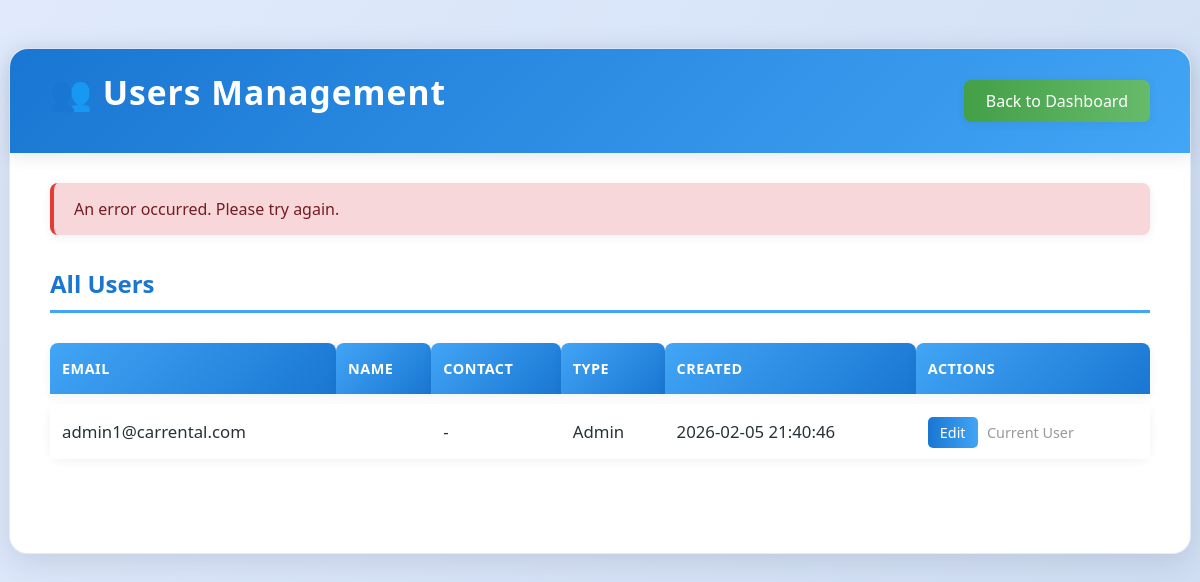
Screenshot of /users_list.php?error=4 (signed in) with the database file from the repository.
### tables this page shows
CREATE TABLE IF NOT EXISTS users (
    id INT AUTO_INCREMENT PRIMARY KEY,
    email VARCHAR(100) NOT NULL UNIQUE,
    password VARCHAR(100) NOT NULL,
    name VARCHAR(50) DEFAULT NULL,
    surname VARCHAR(50) DEFAULT NULL,
    contact VARCHAR(20) DEFAULT NULL,
    address TEXT DEFAULT NULL,
    usertype ENUM('client', 'admin') DEFAULT 'client',
    created_at DATETIME DEFAULT CURRENT_TIMESTAMP
);

### users_list.php (the view, shortened to what this page needs)
<?php
include 'php/db.php';
$users_query = "SELECT * FROM users ORDER BY created_at DESC";
$users_result = $conn->query($users_query);
?>
<!DOCTYPE html>
<html lang="en">
<head>
    <link rel="stylesheet" href="css/style.css">
</head>
<body>
    <div class="dashboard-container">
        <div class="dashboard-header">
            <h2>👥 Users Management</h2>
            <div class="dashboard-header-nav">
                <a href="admin_dashboard.php" class="account-btn">Back to Dashboard</a>
            </div>
        </div>
        <?php
        if (isset($_GET['error'])) {
            $errorMsg = 'An error occurred. Please try again.';
            echo '<div class="message message-error">' . $errorMsg . '</div>';
        }
        ?>
        <h3>All Users</h3>
        <table class="car-table">
            <thead>
                <tr>
                    <th>Email</th>
                    <th>Name</th>
                    <th>Contact</th>
                    <th>Type</th>
                    <th>Created</th>
                    <th>Actions</th>
                </tr>
            </thead>
            <tbody>
                <?php while($user = $users_result->fetch_assoc()): ?>
                <tr class="car-row">
                    <td><?php echo htmlspecialchars($user['email']); ?></td>
                    <td><?php echo htmlspecialchars(($user['name'] ?? '') . ' ' . ($user['surname'] ?? '')); ?></td>
                    <td><?php echo htmlspecialchars($user['contact'] ?? '-'); ?></td>
                    <td><?php echo htmlspecialchars(ucfirst($user['usertype'])); ?></td>
                    <td><?php echo htmlspecialchars($user['created_at']); ?></td>
                    <td>
                        <a href="edit_user.php?id=<?php echo $user['id']; ?>" style="background: linear-gradient(90deg, #1976d2 0%, #42a5f5 100%); color: #fff; padding: 6px 12px; border-radius: 5px; text-decoration: none; font-size: 0.9rem; margin-right: 5px;">Edit</a>
                        <?php if ($user['email'] !== $_SESSION['email']): ?>
                        <a href="php/delete_user.php?id=<?php echo $user['id']; ?>" onclick="return confirm('Are you sure you want to delete this user? This action cannot be undone!');" style="background: linear-gradient(90deg, #e53935 0%, #ff7043 100%); color: #fff; padding: 6px 12px; border-radius: 5px; text-decoration: none; font-size: 0.9rem;">Delete</a>
                        <?php else: ?>
                        <span style="color: #999; font-size: 0.9rem;">Current User</span>
                        <?php endif; ?>
                    </td>
                </tr>
                <?php endwhile; ?>
            </tbody>
        </table>
    </div>
</body>
</html>

### css/style.css (style rules this page uses)
:root { --primary-color: #1976d2; --primary-dark: #1565c0; --primary-light: #42a5f5; --secondary-color: #43a047; --secondary-dark: #2e7031; --danger-color: #e53935; --danger-dark: #b71c1c; --warning-color: #fbc02d; --success-color: #28a745; --text-primary: #263238; --text-secondary: #666; --bg-light: #f7fafd; --bg-white: #ffffff; --border-color: #e3eafc; --shadow-sm: 0 2px 8px rgba(44, 62, 80, 0.08); --shadow-md: 0 4px 16px rgba(44, 62, 80, 0.12); --shadow-lg: 0 8px 32px rgba(44, 62, 80, 0.15); }
body { background: linear-gradient(120deg, #e0eafc 0%, #cfdef3 100%); font-family: 'Segoe UI', 'Roboto', Arial, sans-serif; margin: 0; padding: 0; min-height: 100vh; color: var(--text-primary); }
.dashboard-header { background: linear-gradient(135deg, var(--primary-color) 0%, var(--primary-light) 100%); color: white; padding: 20px 40px; margin: -40px -40px 30px -40px; border-radius: 18px 18px 0 0; display: flex; justify-content: space-between; align-items: center; box-shadow: var(--shadow-md); }
.dashboard-header h2 { color: white; margin: 0; font-size: 1.8rem; font-weight: 600; letter-spacing: 0.5px; }
.dashboard-header-nav { display: flex; gap: 10px; align-items: center; }
.dashboard-container { max-width: 1100px; margin: 48px auto 48px auto; background: var(--bg-white); padding: 40px 40px 48px 40px; border-radius: 18px; box-shadow: var(--shadow-lg); border: 1px solid var(--border-color); }
.dashboard-container h2 { color: #fff; font-size: 2.1rem; margin-bottom: 18px; letter-spacing: 1px; font-weight: 700; }
.dashboard-container h3 { color: var(--primary-color); font-size: 1.5rem; margin-top: 32px; margin-bottom: 20px; font-weight: 600; padding-bottom: 10px; border-bottom: 3px solid var(--primary-light); }
.car-table { width: 100%; border-collapse: separate; border-spacing: 0 10px; margin-bottom: 36px; background: transparent; }
.car-table th, .car-table td { border: none; padding: 16px 12px; text-align: left; font-size: 1.05rem; }
.car-table th { background: linear-gradient(135deg, var(--primary-light) 0%, var(--primary-color) 100%); color: white; font-weight: 700; border-radius: 8px 8px 0 0; letter-spacing: 0.5px; box-shadow: var(--shadow-sm); text-transform: uppercase; font-size: 0.9rem; }
.car-row { cursor: pointer; background: var(--bg-white); border-radius: 12px; box-shadow: var(--shadow-sm); transition: all 0.3s ease; border-left: 4px solid transparent; }
a.account-btn, a.account-btn:link, a.account-btn:visited, a.account-btn:hover, a.account-btn:active, a.account-btn:focus { background: linear-gradient(90deg, var(--secondary-color) 0%, #66bb6a 100%) !important; color: white !important; padding: 10px 22px !important; border: none !important; border-radius: 7px !important; text-decoration: none !important; font-size: 1rem !important; font-weight: 500 !important; box-shadow: var(--shadow-sm) !important; transition: all 0.3s ease !important; display: inline-block !important; cursor: pointer !important; outline: none !important; }
.message { padding: 15px 20px; border-radius: 8px; margin-bottom: 20px; font-weight: 500; border-left: 4px solid; box-shadow: var(--shadow-sm); }
.message-error { background: #f8d7da; color: #721c24; border-left-color: var(--danger-color); }

### rows the page displays
users: email "admin1@carrental.com", contact "-", usertype "Admin", created_at "2026-02-05 21:40:46", shows "Current User"

### other values shown
$errorMsg "An error occurred. Please try again."
